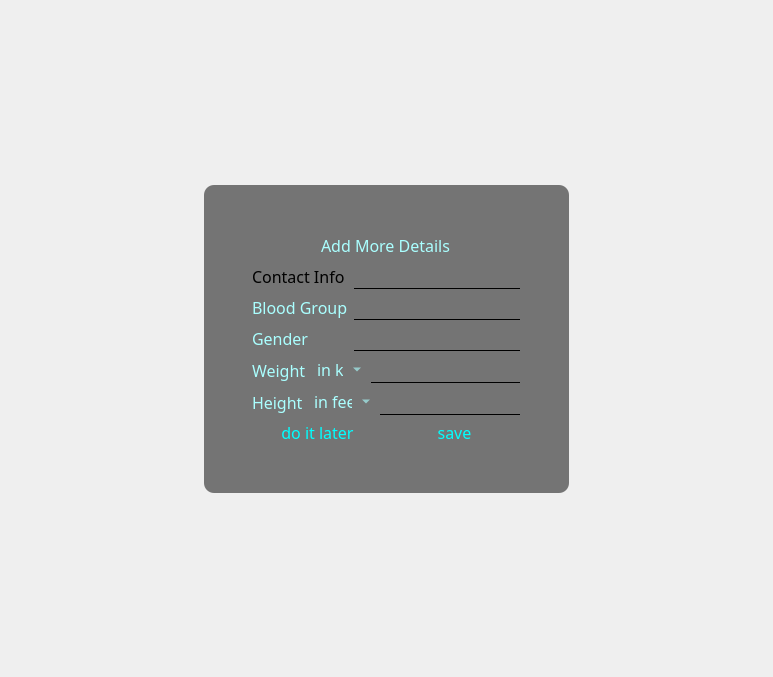
<?xml version="1.0" encoding="UTF-8"?>
<ui version="4.0">
 <class>addmoredetails</class>
 <widget class="QDialog" name="addmoredetails">
  <property name="geometry">
   <rect>
    <x>0</x>
    <y>0</y>
    <width>773</width>
    <height>677</height>
   </rect>
  </property>
  <property name="sizePolicy">
   <sizepolicy hsizetype="Fixed" vsizetype="Fixed">
    <horstretch>0</horstretch>
    <verstretch>0</verstretch>
   </sizepolicy>
  </property>
  <property name="windowTitle">
   <string>Dialog</string>
  </property>
  <property name="styleSheet">
   <string notr="true">#addmoredetails{
	border-image: url(:/images/Myresources/background.png);
}</string>
  </property>
  <layout class="QGridLayout" name="gridLayout_2">
   <item row="1" column="1" rowspan="2" colspan="2">
    <widget class="QFrame" name="frame">
     <property name="styleSheet">
      <string notr="true">#frame{
	border: 2px;
	border-radius: 10px;
	background-color: rgba(30, 30, 30, 150);
}</string>
     </property>
     <property name="frameShape">
      <enum>QFrame::Shape::StyledPanel</enum>
     </property>
     <property name="frameShadow">
      <enum>QFrame::Shadow::Raised</enum>
     </property>
     <layout class="QGridLayout" name="gridLayout">
      <item row="1" column="1" rowspan="2" colspan="2">
       <layout class="QVBoxLayout" name="verticalLayout_3">
        <item alignment="Qt::AlignmentFlag::AlignHCenter">
         <widget class="QLabel" name="label_6">
          <property name="font">
           <font>
            <family>Berlin Sans FB</family>
            <pointsize>12</pointsize>
           </font>
          </property>
          <property name="styleSheet">
           <string notr="true">color: rgb(170, 255, 255);</string>
          </property>
          <property name="text">
           <string>Add More Details</string>
          </property>
         </widget>
        </item>
        <item>
         <layout class="QHBoxLayout" name="horizontalLayout_3">
          <item>
           <layout class="QVBoxLayout" name="verticalLayout_2">
            <property name="spacing">
             <number>5</number>
            </property>
            <item>
             <widget class="QLabel" name="label_3">
              <property name="font">
               <font>
                <family>Berlin Sans FB</family>
                <pointsize>12</pointsize>
               </font>
              </property>
              <property name="styleSheet">
               <string notr="true"/>
              </property>
              <property name="text">
               <string>Contact Info</string>
              </property>
             </widget>
            </item>
            <item>
             <widget class="QLabel" name="label_4">
              <property name="font">
               <font>
                <family>Berlin Sans FB</family>
                <pointsize>12</pointsize>
               </font>
              </property>
              <property name="styleSheet">
               <string notr="true">*{
	color: rgb(170, 255, 255);
}</string>
              </property>
              <property name="text">
               <string>Blood Group</string>
              </property>
             </widget>
            </item>
            <item>
             <widget class="QLabel" name="label_5">
              <property name="font">
               <font>
                <family>Berlin Sans FB</family>
                <pointsize>12</pointsize>
               </font>
              </property>
              <property name="styleSheet">
               <string notr="true">*{
	color: rgb(170, 255, 255);
}</string>
              </property>
              <property name="text">
               <string>Gender</string>
              </property>
             </widget>
            </item>
           </layout>
          </item>
          <item>
           <layout class="QVBoxLayout" name="verticalLayout">
            <property name="spacing">
             <number>5</number>
            </property>
            <item>
             <widget class="QLineEdit" name="lineEdit_5">
              <property name="font">
               <font>
                <family>Berlin Sans FB</family>
                <pointsize>12</pointsize>
               </font>
              </property>
              <property name="styleSheet">
               <string notr="true">#lineEdit_5{
background : transparent;
border: none;
border-bottom: 1px solid ;
	color: rgb(30, 30, 30);
}
#lineEdit_5 :hover {
    border-bottom: 2px solid #00BFFF;   /* hover color */
}

#lineEdit_5 :focus {
    border-bottom: 2px solid #0078FF;   /* focus color */
}
</string>
              </property>
             </widget>
            </item>
            <item>
             <widget class="QLineEdit" name="lineEdit_3">
              <property name="font">
               <font>
                <family>Berlin Sans FB</family>
                <pointsize>12</pointsize>
               </font>
              </property>
              <property name="styleSheet">
               <string notr="true">#lineEdit_3{
background : transparent;
border: none;
border-bottom: 1px solid ;
	color: rgb(30, 30, 30);
}
#lineEdit_3 :hover {
    border-bottom: 2px solid #00BFFF;   /* hover color */
}

#lineEdit_3 :focus {
    border-bottom: 2px solid #0078FF;   /* focus color */
}
</string>
              </property>
             </widget>
            </item>
            <item>
             <widget class="QLineEdit" name="lineEdit_4">
              <property name="font">
               <font>
                <family>Berlin Sans FB</family>
                <pointsize>12</pointsize>
               </font>
              </property>
              <property name="styleSheet">
               <string notr="true">#lineEdit_4{
background : transparent;
border: none;
border-bottom: 1px solid ;
	color: rgb(30, 30, 30);
}
#lineEdit_4 :hover {
    border-bottom: 2px solid #00BFFF;   /* hover color */
}

#lineEdit_4 :focus {
    border-bottom: 2px solid #0078FF;   /* focus color */
}
</string>
              </property>
             </widget>
            </item>
           </layout>
          </item>
         </layout>
        </item>
        <item>
         <layout class="QHBoxLayout" name="horizontalLayout">
          <item>
           <widget class="QLabel" name="label">
            <property name="font">
             <font>
              <family>Berlin Sans FB</family>
              <pointsize>12</pointsize>
             </font>
            </property>
            <property name="styleSheet">
             <string notr="true">*{
color: rgb(170, 255, 255);
}</string>
            </property>
            <property name="text">
             <string>Weight</string>
            </property>
           </widget>
          </item>
          <item>
           <widget class="QComboBox" name="comboBox">
            <property name="font">
             <font>
              <family>Berlin Sans FB</family>
              <pointsize>12</pointsize>
             </font>
            </property>
            <property name="styleSheet">
             <string notr="true">#comboBox{
background-color: transparent;
    border: none;
	color: rgb(170, 255, 255);          /* Change text color if needed */
}

comboBox::drop-down {
    background: transparent;
	color: rgb(170, 255, 255);
    border: none;
}

comboBox QAbstractItemView {
    background: rgba(0, 0, 0, 100);   /* popup list transparency */
    color: white;
}</string>
            </property>
            <item>
             <property name="text">
              <string>in kg</string>
             </property>
            </item>
            <item>
             <property name="text">
              <string>in lb</string>
             </property>
            </item>
           </widget>
          </item>
          <item>
           <widget class="QLineEdit" name="lineEdit">
            <property name="font">
             <font>
              <family>Berlin Sans FB</family>
              <pointsize>12</pointsize>
             </font>
            </property>
            <property name="styleSheet">
             <string notr="true">#lineEdit{
background : transparent;
border: none;
border-bottom: 1px solid ;
	color: rgb(30, 30, 30);
}
#lineEdit :hover {
    border-bottom: 2px solid #00BFFF;   /* hover color */
}

#lineEdit :focus {
    border-bottom: 2px solid #0078FF;   /* focus color */
}
</string>
            </property>
           </widget>
          </item>
         </layout>
        </item>
        <item>
         <layout class="QHBoxLayout" name="horizontalLayout_2">
          <item>
           <widget class="QLabel" name="label_2">
            <property name="font">
             <font>
              <family>Berlin Sans FB</family>
              <pointsize>12</pointsize>
             </font>
            </property>
            <property name="styleSheet">
             <string notr="true">*{
color: rgb(170, 255, 255);}
</string>
            </property>
            <property name="text">
             <string>Height</string>
            </property>
           </widget>
          </item>
          <item>
           <widget class="QComboBox" name="comboBox_2">
            <property name="font">
             <font>
              <family>Berlin Sans FB</family>
              <pointsize>12</pointsize>
             </font>
            </property>
            <property name="styleSheet">
             <string notr="true">#comboBox_2{
background-color: transparent;
    border: none;
color: rgb(170, 255, 255);         /* Change text color if needed */
}

comboBox_2::drop-down {
    background: transparent;
    border: none;
}

comboBox_2 QAbstractItemView {
    background: rgba(0, 0, 0, 100);   /* popup list transparency */
    color: white;
}</string>
            </property>
            <item>
             <property name="text">
              <string>in feet</string>
             </property>
            </item>
            <item>
             <property name="text">
              <string>in cm</string>
             </property>
            </item>
           </widget>
          </item>
          <item>
           <widget class="QLineEdit" name="lineEdit_2">
            <property name="font">
             <font>
              <family>Berlin Sans FB</family>
              <pointsize>12</pointsize>
             </font>
            </property>
            <property name="styleSheet">
             <string notr="true">#lineEdit_2{
background : transparent;
border: none;
border-bottom: 1px solid ;
	color: rgb(30, 30, 30);
}
#lineEdit_2 :hover {
    border-bottom: 2px solid #00BFFF;   /* hover color */
}

#lineEdit_2 :focus {
    border-bottom: 2px solid #0078FF;   /* focus color */
}
</string>
            </property>
           </widget>
          </item>
         </layout>
        </item>
        <item>
         <layout class="QHBoxLayout" name="horizontalLayout_4">
          <item>
           <widget class="QPushButton" name="pushButton_2">
            <property name="font">
             <font>
              <family>Berlin Sans FB</family>
              <pointsize>12</pointsize>
             </font>
            </property>
            <property name="styleSheet">
             <string notr="true">#pushButton_2{
color :rgb(0, 255, 255);
background-color: transparent;
  border: none;
}</string>
            </property>
            <property name="text">
             <string>do it later</string>
            </property>
           </widget>
          </item>
          <item>
           <widget class="QPushButton" name="pushButton">
            <property name="font">
             <font>
              <family>Berlin Sans FB</family>
              <pointsize>12</pointsize>
             </font>
            </property>
            <property name="styleSheet">
             <string notr="true">#pushButton{
color :rgb(0, 255, 255);
background-color: transparent;
  border: none;
}</string>
            </property>
            <property name="text">
             <string>save</string>
            </property>
           </widget>
          </item>
         </layout>
        </item>
       </layout>
      </item>
      <item row="0" column="1" colspan="2">
       <spacer name="verticalSpacer_2">
        <property name="orientation">
         <enum>Qt::Orientation::Vertical</enum>
        </property>
        <property name="sizeHint" stdset="0">
         <size>
          <width>238</width>
          <height>40</height>
         </size>
        </property>
       </spacer>
      </item>
      <item row="1" column="3" rowspan="2">
       <spacer name="horizontalSpacer_2">
        <property name="orientation">
         <enum>Qt::Orientation::Horizontal</enum>
        </property>
        <property name="sizeHint" stdset="0">
         <size>
          <width>40</width>
          <height>177</height>
         </size>
        </property>
       </spacer>
      </item>
      <item row="3" column="1" colspan="2">
       <spacer name="verticalSpacer">
        <property name="orientation">
         <enum>Qt::Orientation::Vertical</enum>
        </property>
        <property name="sizeHint" stdset="0">
         <size>
          <width>238</width>
          <height>40</height>
         </size>
        </property>
       </spacer>
      </item>
      <item row="1" column="0" rowspan="2">
       <spacer name="horizontalSpacer">
        <property name="orientation">
         <enum>Qt::Orientation::Horizontal</enum>
        </property>
        <property name="sizeHint" stdset="0">
         <size>
          <width>39</width>
          <height>177</height>
         </size>
        </property>
       </spacer>
      </item>
     </layout>
    </widget>
   </item>
   <item row="1" column="3" rowspan="2">
    <spacer name="horizontalSpacer_4">
     <property name="orientation">
      <enum>Qt::Orientation::Horizontal</enum>
     </property>
     <property name="sizeHint" stdset="0">
      <size>
       <width>103</width>
       <height>293</height>
      </size>
     </property>
    </spacer>
   </item>
   <item row="3" column="1" colspan="2">
    <spacer name="verticalSpacer_3">
     <property name="orientation">
      <enum>Qt::Orientation::Vertical</enum>
     </property>
     <property name="sizeHint" stdset="0">
      <size>
       <width>353</width>
       <height>172</height>
      </size>
     </property>
    </spacer>
   </item>
   <item row="1" column="0" rowspan="2">
    <spacer name="horizontalSpacer_3">
     <property name="orientation">
      <enum>Qt::Orientation::Horizontal</enum>
     </property>
     <property name="sizeHint" stdset="0">
      <size>
       <width>104</width>
       <height>293</height>
      </size>
     </property>
    </spacer>
   </item>
   <item row="0" column="1" colspan="2">
    <spacer name="verticalSpacer_4">
     <property name="orientation">
      <enum>Qt::Orientation::Vertical</enum>
     </property>
     <property name="sizeHint" stdset="0">
      <size>
       <width>353</width>
       <height>172</height>
      </size>
     </property>
    </spacer>
   </item>
  </layout>
 </widget>
 <resources/>
 <connections/>
</ui>
